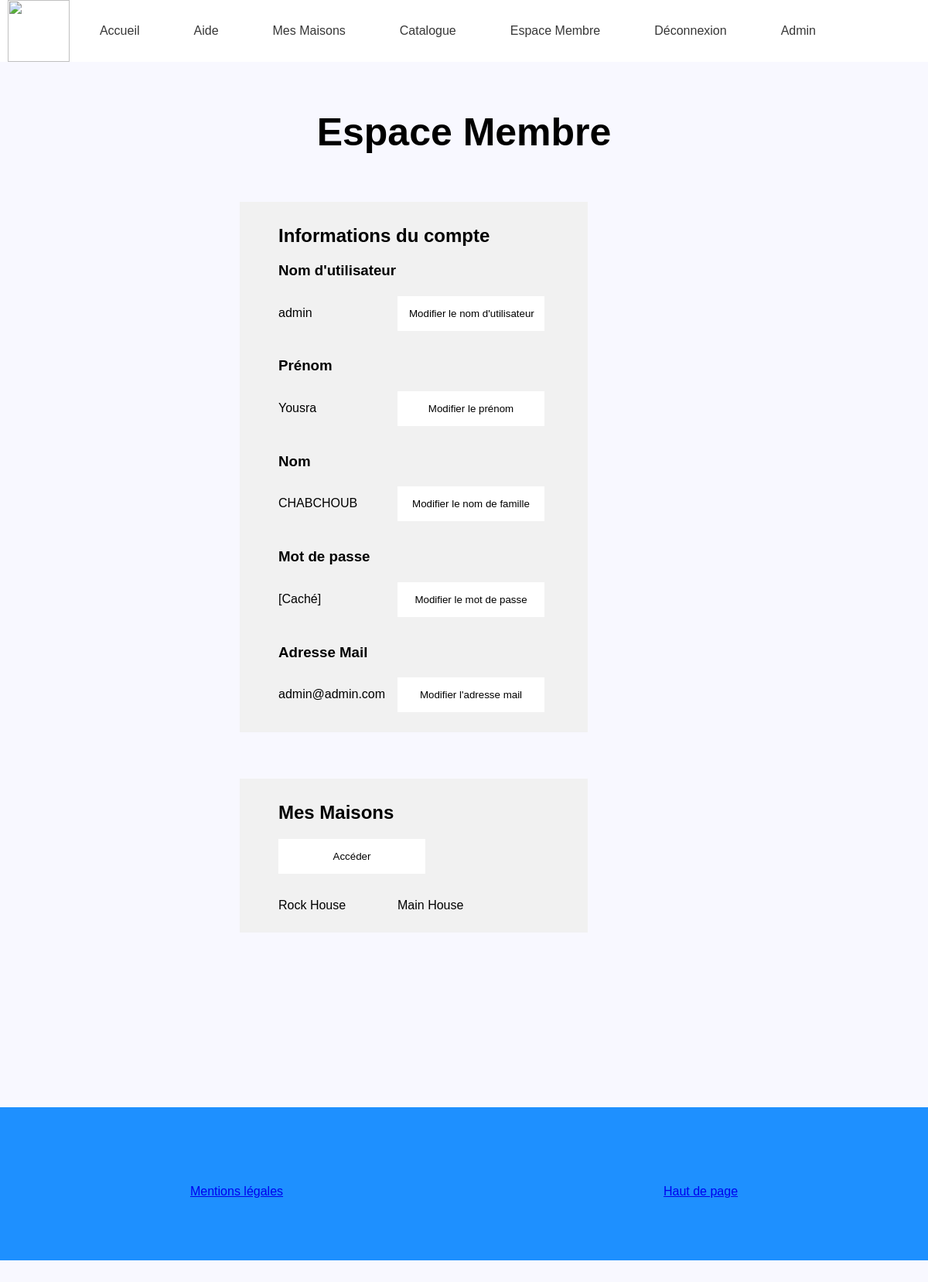
Before: /index.php?page=member (signed in) with the older database file.
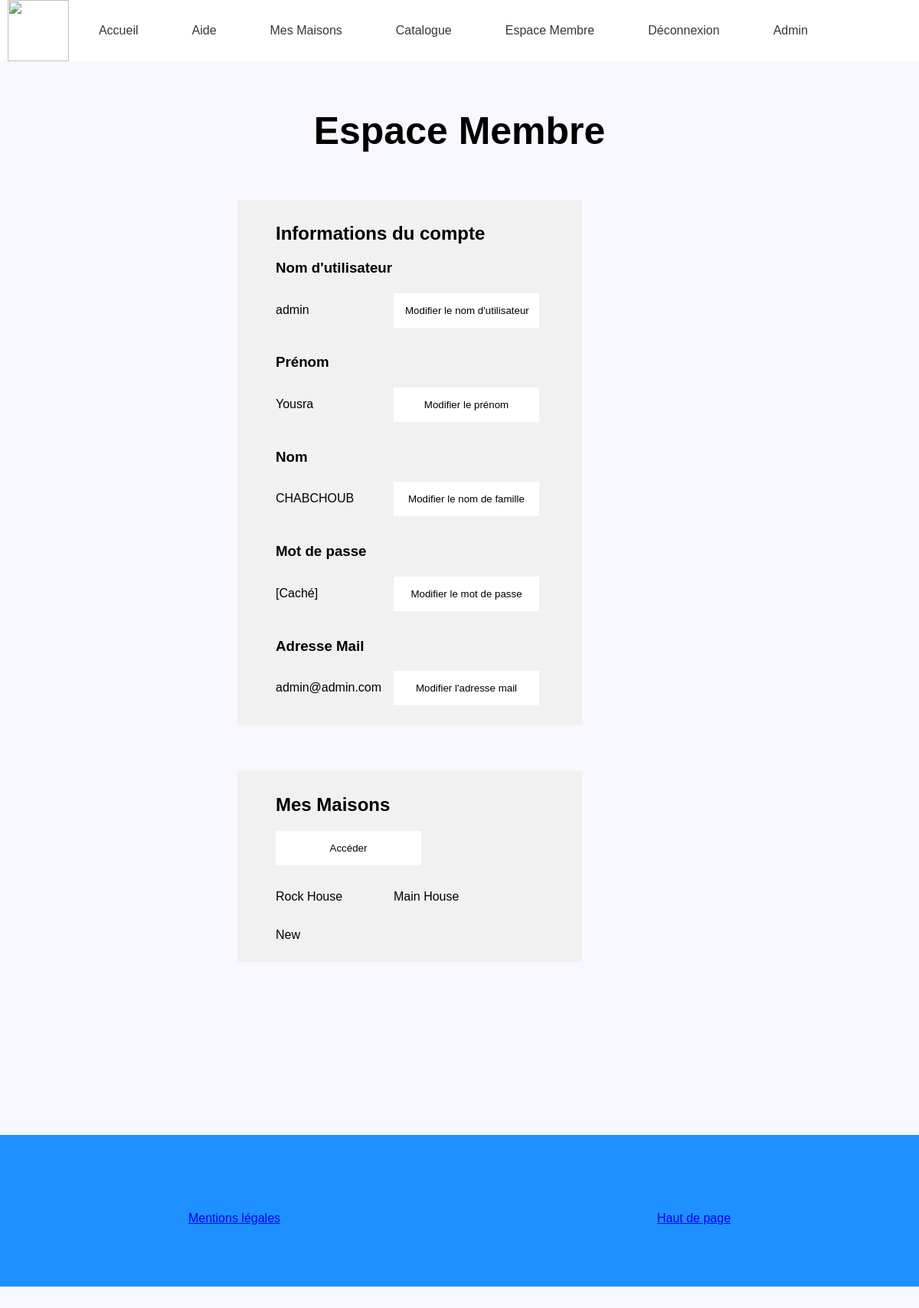
After: the same page with the newer database file.
### tables this page shows
CREATE TABLE IF NOT EXISTS `users` (
  `user_id` int(8) NOT NULL AUTO_INCREMENT,
  `user_name` varchar(30) NOT NULL,
  `user_lastname` varchar(32) DEFAULT NULL,
  `user_firstname` varchar(32) DEFAULT NULL,
  `user_pass` varchar(255) NOT NULL,
  `user_email` varchar(255) NOT NULL,
  `user_date` datetime NOT NULL,
  PRIMARY KEY (`user_id`),
  UNIQUE KEY `user_name_unique` (`user_name`)
);

CREATE TABLE IF NOT EXISTS `houselinks` (
  `houselink_id` int(11) NOT NULL AUTO_INCREMENT,
  `house_id` int(11) NOT NULL,
  `user_id` int(11) NOT NULL,
  PRIMARY KEY (`houselink_id`)
);

CREATE TABLE IF NOT EXISTS `houses` (
  `house_id` int(11) NOT NULL AUTO_INCREMENT,
  `house_name` varchar(32) NOT NULL,
  `admin_id` varchar(32) NOT NULL,
  PRIMARY KEY (`house_id`)
);

### member.php (the view)
<?php
$bdd = new PDO('mysql:host=127.0.0.1;dbname=jabasof', 'root', '',array (PDO::MYSQL_ATTR_INIT_COMMAND => 'SET NAMES \'UTF8\''));
?>
<link rel="stylesheet" type="text/css" href="member.css">
<center><h2 style="font-family:sans-serif; color: black; font-size: 50px;">Espace Membre</h2></center>
    <div class="container">
        <div class="subcontainers">
            <?php
            if (isset($_GET['id']) AND $_SESSION['user_id']==1){
                $userid = htmlspecialchars($_GET['id']);
            }else{
                $userid = htmlspecialchars($_SESSION['user_id']);
            }
            $getinfos = $bdd->query("SELECT * FROM `users`
                                                    WHERE users.user_id = ".$userid);
            while($result=$getinfos->fetch()){
                echo
                    '
                        <h2>Informations du compte</h2>
                            <h3>Nom d\'utilisateur</h3>
                            <p>'.$result['user_name'].'</p>
                            <form action="?page=memberedit&value=user_name&id='.$userid.'" method="post">
                                <input type="submit" value="Modifier le nom d\'utilisateur" />
                            </form>
                            <h3>Prénom</h3>
                            <p>'.$result['user_firstname'].'</p>
                            <form action="?page=memberedit&value=user_firstname&id='.$userid.'" method="post">
                                <input type="submit" value="Modifier le prénom" />
                            </form>
                            <h3>Nom</h3>
                            <p>'.$result['user_lastname'].'</p>
                            <form action="?page=memberedit&value=user_lastname&id='.$userid.'" method="post">
                                <input type="submit" value="Modifier le nom de famille" />
                            </form>
                            <h3>Mot de passe</h3>
                            <p>[Caché]</p>
                            <form action="?page=memberedit&value=user_pass&id='.$userid.'" method="post">
                                <input type="submit" value="Modifier le mot de passe" />
                            </form>
                            <h3>Adresse Mail</h3>
                            <p>'.$result['user_email'].'</p>
                            <form action="?page=memberedit&value=user_email&id='.$userid.'" method="post">
                                <input type="submit" value="Modifier l\'adresse mail" />
                            </form>
                '
                ;
            }
            ?>
        </div>
        <div class="subcontainers">
            <h2>Mes Maisons</h2>
            <?php
            if (isset($_GET['id']) AND $_SESSION['user_id']==1){
                echo '
                <form action="?page=houses&id='.$userid.'" method="post">
                    <input type="submit" value="Accéder">
                </form><br>
            ';
            }else{
                echo '
                <form action="?page=houses" method="post">
                    <input type="submit" value="Accéder">
                </form><br>
            ';
            }
            $gethouses = $bdd->query("SELECT * FROM `users`
                                                    INNER JOIN `houselinks` ON users.user_id = houselinks.user_id
                                                    INNER JOIN `houses` ON houses.house_id = houselinks.house_id
                                                    WHERE users.user_id =".$userid);
            while($result=$gethouses->fetch()){
                echo
                '
                        <p>'.$result['house_name'].'</p>
                '
                ;
            }
            ?>
        </div>
    </div>

Changed rows visible on the page:
added houselinks: house.house_name "New"
